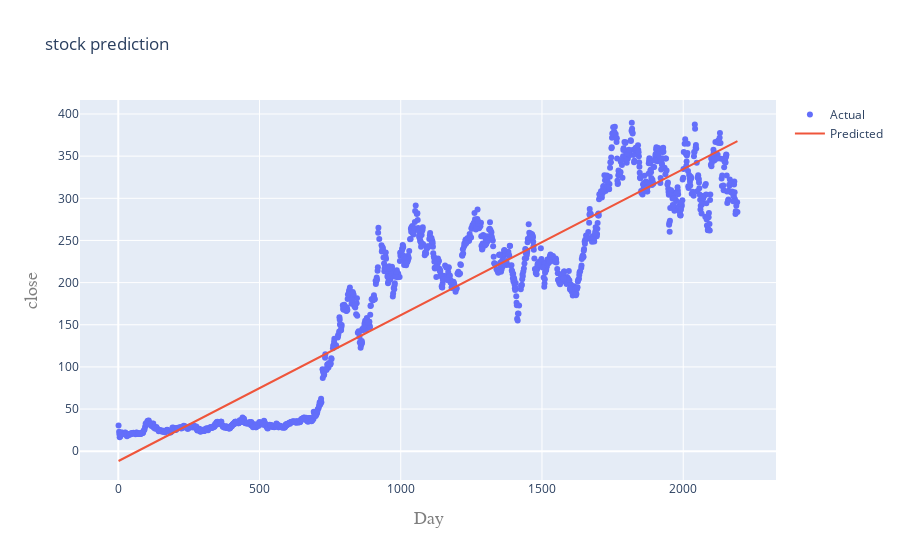

Here is the notebook cell this chart was saved with:
### Code cell
iplot(plot2)

### Figure 1 — Plotly figure (JSON) as saved in the notebook; plotly's stock layout.template omitted (floating-point values rounded to 4 significant figures; data arrays with more than 128 entries replaced by an {"elided": "..."} marker saying what was removed)
{"data": [{"mode": "markers", "name": "Actual", "type": "scatter", "x": {"elided": "1535 int values"}, "y": {"elided": "1535 float values"}}, {"mode": "lines", "name": "Predicted", "type": "scatter", "x": {"elided": "1535 int values"}, "y": {"elided": "1535 float values"}}], "layout": {"title": {"text": "stock prediction"}, "xaxis": {"title": {"font": {"color": "#7f7f7f", "family": "Courier New, monospace", "size": 18}, "text": "Day"}}, "yaxis": {"title": {"font": {"color": "#7f7f7f", "family": "Courier New, monospace", "size": 18}, "text": "close"}}}}
